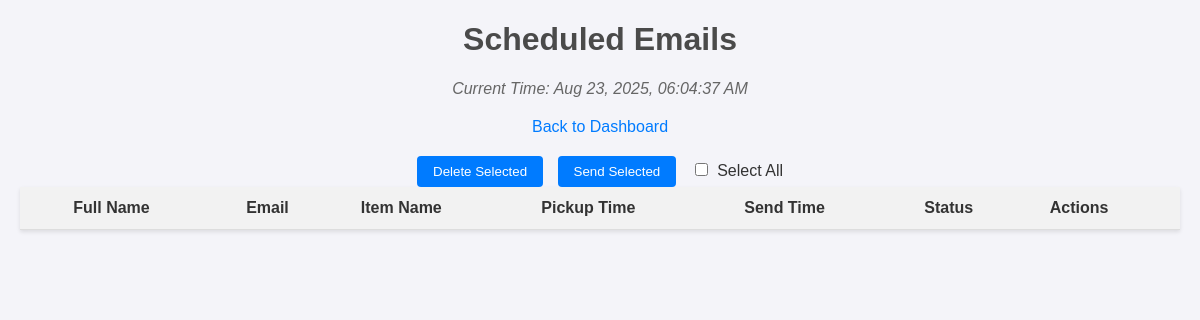
The page /scheduled on the database as committed earlier.
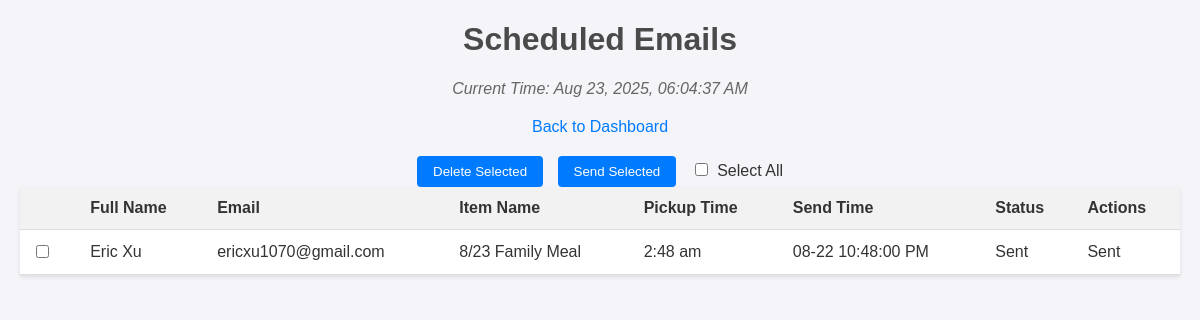
The same page on the database as committed later.
### tables this page shows
CREATE TABLE orders (
            id INTEGER PRIMARY KEY AUTOINCREMENT,
            email TEXT,
            order_number TEXT,
            pickup_time TEXT,
            item_name TEXT,
            full_name TEXT,
            send_time DATETIME,
            status TEXT DEFAULT 'pending',
            job_id TEXT,
            custom_subject TEXT,
            custom_body TEXT,
            total TEXT,
            invoice_url TEXT,
            csv_format TEXT
        );

### app.py (the view)
@app.route('/scheduled')
def scheduled():
    conn = sqlite3.connect(DB_FILE)
    cursor = conn.cursor()
    cursor.execute('''
        SELECT id, full_name, email, item_name, pickup_time, send_time, status
        FROM orders
        ORDER BY send_time DESC
    ''')
    rows = cursor.fetchall()
    rows = [
        (row[0], row[1], row[2], row[3], row[4], datetime.fromisoformat(row[5]) if isinstance(row[5], str) else row[5], row[6])
        for row in rows
    ]
    conn.close()
    return render_template('scheduled.html', rows=rows, now=datetime.now(tz=LOCAL_TZ))

### app.py (called while the page is built)
@app.template_filter('format_datetime')
def format_datetime(dt):
    if dt is None:
        return ''
    return dt.strftime('%m-%d %I:%M:%S %p')

### templates/scheduled.html (shortened to what this page needs)
<!DOCTYPE html>
<html lang="en">
<head>
</head>
<body>
    <h1>Scheduled Emails</h1>
    <p id="clock" class="current-time">Current Time: {{ now | format_datetime }}</p>
    <div class="back-link"><a href="{{ url_for('index') }}">Back to Dashboard</a></div>
    <form id="bulk-form" method="post">
        <button type="button" onclick="submitForm('{{ url_for('delete_bulk') }}')">Delete Selected</button>
        <button type="button" onclick="submitForm('{{ url_for('send_bulk') }}')">Send Selected</button>
        <label><input type="checkbox" onclick="toggle(this);"> Select All</label>
        <table>
            <thead>
                <tr>
                    <th></th>
                    <th>Full Name</th>
                    <th>Email</th>
                    <th>Item Name</th>
                    <th>Pickup Time</th>
                    <th>Send Time</th>
                    <th>Status</th>
                    <th>Actions</th>
                </tr>
            </thead>
            <tbody>
                {% for row in rows %}
                    {% set is_past_due = (row[6] == 'pending' and row[5] < now) %}
                    <tr {% if is_past_due %}class="past-due"{% endif %}>
                        <td><input type="checkbox" name="orders[]" value="{{ row[0] }}"></td>
                        <td>{{ row[1] }}</td>
                        <td>{{ row[2] }}</td>
                        <td>{{ row[3] }}</td>
                        <td>{{ row[4] }}</td>
                        <td>{{ row[5] | format_datetime }}</td>
                        <td>
                            {% if row[6] == 'sent' %}
                                Sent
                            {% elif is_past_due %}
                                Past Due
                            {% else %}
                                Pending
                            {% endif %}
                        </td>
                        <td>
                            {% if row[6] == 'sent' %}
                                Sent
                            {% elif is_past_due %}
                                <a href="{{ url_for('send_order', order_id=row[0]) }}">Send Now</a> |
                                <a href="{{ url_for('delete_order', order_id=row[0]) }}">Delete</a>
                            {% else %}
                                <a href="{{ url_for('delete_order', order_id=row[0]) }}">Cancel</a>
                            {% endif %}
                        </td>
                    </tr>
                {% endfor %}
            </tbody>
        </table>
    </form>
</body>
</html>

### templates/scheduled.html (style rules this page uses)
body { font-family: Arial, sans-serif; margin: 20px; background-color: #f4f4f9; color: #333; }
h1 { text-align: center; color: #4a4a4a; }
.current-time { text-align: center; font-style: italic; color: #666; margin-bottom: 20px; }
.back-link { display: block; text-align: center; margin-bottom: 20px; }
.back-link a { color: #007bff; text-decoration: none; }
form { margin-bottom: 20px; text-align: center; }
button { padding: 8px 16px; margin-right: 10px; background-color: #007bff; color: white; border: none; border-radius: 4px; cursor: pointer; }
input[type="checkbox"] { margin-right: 5px; }
table { width: 100%; border-collapse: collapse; margin: 0 auto; background-color: white; box-shadow: 0 2px 4px rgba(0,0,0,0.1); }
th, td { padding: 12px; text-align: left; border-bottom: 1px solid #ddd; }
th { background-color: #f2f2f2; font-weight: bold; }
a { color: #007bff; text-decoration: none; }

Rows that differ between the two databases and show on the page:
added orders: full_name "Eric Xu", email "ericxu1070@gmail.com", item_name "8/23 Family Meal", pickup_time "2:48 am", row "08-22 10:48:00 PM", status "Sent"
